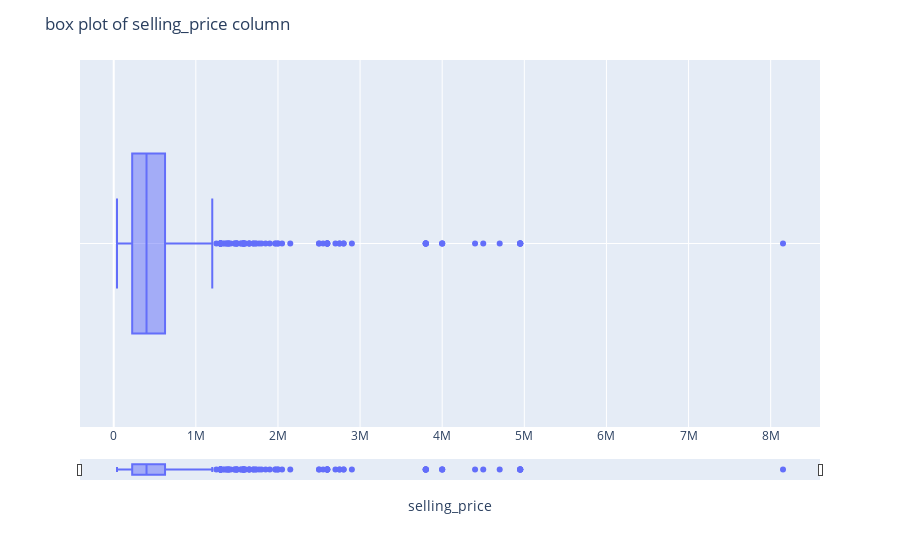

Source (notebook cell):
### Code cell
import plotly.express as px

# Filter the dataframe so that it does not crash the browser
df_filtered = final_dataset.head(1000)

# Construct the graph and style it. Further customize your graph by editing this code.
# See Plotly Documentation for help: https://plotly.com/python/plotly-express/
fig = px.box(df_filtered, x='selling_price', points='outliers')
fig.update_layout(
    title='box plot of selling_price column', 
    xaxis = dict(
        showgrid=True, 
        rangeslider = dict(
            visible=True, 
            thickness=0.05
        )
    ), 
    yaxis = dict(
        showgrid=True
    ), 
    legend = dict(
        orientation='v'
    ), 
    paper_bgcolor='#FFFFFF'
)
fig.show()

### Figure 1 — Plotly figure (JSON) as saved in the notebook; plotly's stock layout.template omitted (floating-point values rounded to 4 significant figures; data arrays with more than 128 entries replaced by an {"elided": "..."} marker saying what was removed)
{"data": [{"alignmentgroup": "True", "boxpoints": "outliers", "hovertemplate": "selling_price=%{x}<extra></extra>", "legendgroup": "", "marker": {"color": "#636efa"}, "name": "", "notched": false, "offsetgroup": "", "orientation": "h", "showlegend": false, "type": "box", "x": {"elided": "1000 int values"}, "x0": " ", "xaxis": "x", "y0": " ", "yaxis": "y"}], "layout": {"boxmode": "group", "legend": {"orientation": "v", "tracegroupgap": 0}, "margin": {"t": 60}, "paper_bgcolor": "#FFFFFF", "title": {"text": "box plot of selling_price column"}, "xaxis": {"anchor": "y", "domain": [0, 1], "rangeslider": {"thickness": 0.05, "visible": true}, "showgrid": true, "title": {"text": "selling_price"}}, "yaxis": {"anchor": "x", "domain": [0, 1], "showgrid": true}}}
